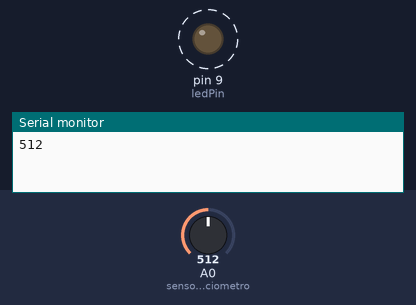
This sketch was run on a simulated Arduino Uno, built with avr-gcc and run on an emulated ATmega328P. Shown: output pins drawn as LEDs (lit = HIGH), the last lines printed to the serial monitor. Dashed ring = blinking. The inputs (shaded band) are chosen by the test bench; at power-on: A0 (sensorDoPotenciometro) = 512.

Above: at 1.8 s.
1.9 s: A0 (sensorDoPotenciometro) set to 306
At 2.2 s:
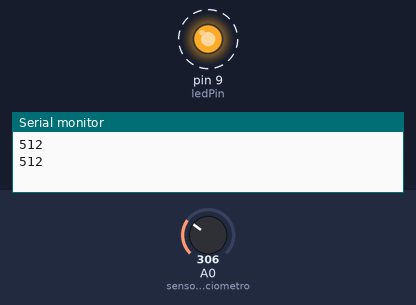
5.4 s: A0 (sensorDoPotenciometro) set to 122
At 5.56 s:
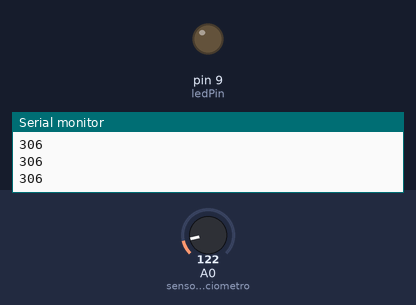
Timing chart, 0 to 14.9 s (numbered marks = the images above; inputs shaded):
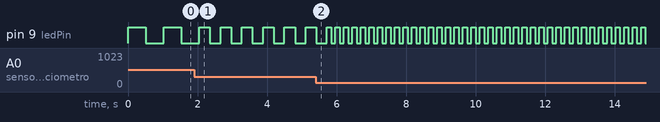

The sketch:

potenciometroLedPisca.ino
```cpp
const int sensorDoPotenciometro = 0;
int potenciometroLida = 0;
int ledPin = 9;
void setup()
{
  Serial.begin(9600);
  pinMode(ledPin,OUTPUT);
}

void loop()
{
  potenciometroLida = analogRead(sensorDoPotenciometro);
  int tempo = potenciometroLida;
  analogWrite(ledPin,255);
  delay(tempo);
  analogWrite(ledPin,0);
  delay(tempo);
  Serial.println(potenciometroLida);
}
```

Measured:
- after the input at 1.9 s, pin 9 (ledPin): alternates HIGH for 0.31 s and LOW for 0.31 s, starting after 0.46 s
- by itself, pin 9 (ledPin): alternates HIGH for 0.51 s and LOW for 0.51 s
